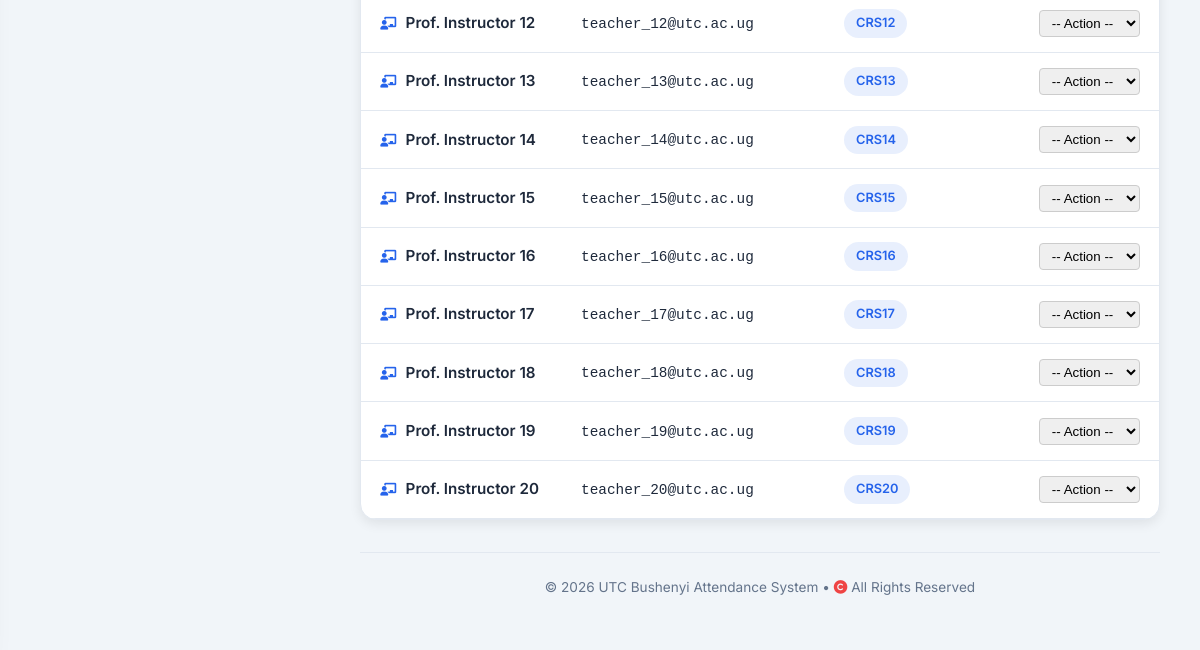
Page /user-admin/manage-teachers/ (signed in, lower part) on the earlier database version.
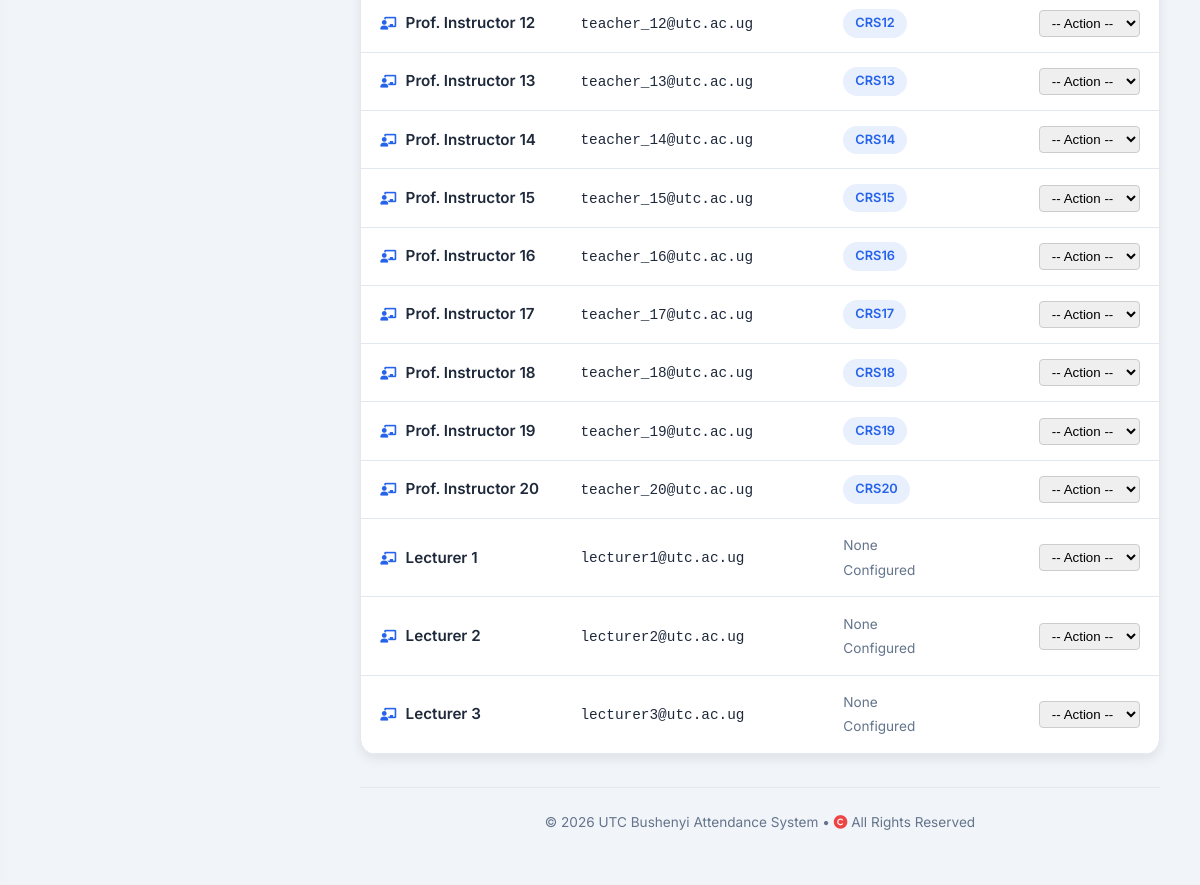
Same page on the later database version.
### attendance/models.py (models this page shows, shortened)
class TeacherProfile(models.Model):
    user = models.OneToOneField(User, on_delete=models.CASCADE, related_name='teacher_profile')
    name = models.CharField(max_length=255)
    courses = models.ManyToManyField('Course', blank=True, related_name='teachers')

class User(AbstractUser):
    IS_ADMIN = 'ADMIN'
    IS_TEACHER = 'TEACHER'
    IS_STUDENT = 'STUDENT'
    IS_WARDEN = 'WARDEN'
    IS_LIBRARIAN = 'LIBRARIAN'
    IS_ACCOUNTANT = 'ACCOUNTANT'
    IS_REGISTRAR = 'REGISTRAR'
    IS_PARENT = 'PARENT'
    ROLE_CHOICES = [
        (IS_ADMIN, 'Admin'),
        (IS_TEACHER, 'Teacher/Lecturer'),
        (IS_STUDENT, 'Student'),
        (IS_WARDEN, 'Warden'),
        (IS_LIBRARIAN, 'Librarian'),
        (IS_ACCOUNTANT, 'Accountant'),
        (IS_REGISTRAR, 'Academic Registrar'),
        (IS_PARENT, 'Parent'),
    ]
    role = models.CharField(max_length=15, choices=ROLE_CHOICES, default=IS_STUDENT)

class Course(models.Model):
    code = models.CharField(max_length=20, primary_key=True)
    name = models.CharField(max_length=255)
    department = models.ForeignKey(Department, on_delete=models.SET_NULL, null=True, blank=True, related_name='courses')

### attendance/views_admin.py (the view, shortened to what this page needs)
# urls.py: path('user-admin/manage-teachers/', views_admin.manage_teachers, name='manage_teachers'),
@login_required
@transaction.atomic
def manage_teachers(request):
    if request.user.role != User.IS_ADMIN:
        return HttpResponse("Unauthorized", status=403)
    teachers = TeacherProfile.objects.select_related('user').prefetch_related('courses').all()
    all_courses = Course.objects.all()
    return render(request, 'attendance/manage_teachers.html', {
        'teachers': teachers,
        'all_courses': all_courses,
        'active_courses_list': all_courses
    })

### attendance/context_processors.py (called while the page is built)
def institution_info(request):
    return {'institution': Institution.objects.first()}

### templates/attendance/manage_teachers.html (shortened to what this page needs)
{% extends 'attendance/base.html' %}
{% block content %}
<div class="card" style="padding: 0; overflow: hidden;">
    <table class="table">
        <tbody id="teacherTableBody">
            {% for teacher in teachers %}
            <tr class="teacher-row">
                <td>
                    <a href="{% url 'attendance:teacher_detail' teacher.pk %}" class="teacher-link" title="View details for {{ teacher.name }}">
                        <i class="fas fa-chalkboard-teacher" style="font-size:0.8rem; margin-right:0.35rem; color:#2563eb;"></i>
                        {{ teacher.name }}
                    </a>
                </td>
                <td><code style="font-size:0.9rem;">{{ teacher.user.email }}</code></td>
                <td>
                    {% for course in teacher.courses.all %}
                        <span class="table-badge">{{ course.code }}</span>
                    {% empty %}
                        <span style="color: var(--text-muted); font-size: 0.85rem;">None Configured</span>
                    {% endfor %}
                </td>
                <td style="text-align: right;">
                    <select onchange="handleAction(this, '{% url 'attendance:edit_teacher' teacher.pk %}', '{% url 'attendance:delete_teacher' teacher.pk %}')" style="padding: 4px 8px; border-radius: 4px; border: 1px solid #ccc; cursor: pointer;">
                        <option value="">-- Action --</option>
                    </select>
                </td>
            </tr>
            {% endfor %}
        </tbody>
    </table>
</div>
{% endblock %}

Differences in the rows shown:
added TeacherProfile: name "Lecturer 1", user.email "lecturer1@utc.ac.ug"
added TeacherProfile: name "Lecturer 2", user.email "lecturer2@utc.ac.ug"
added TeacherProfile: name "Lecturer 3", user.email "lecturer3@utc.ac.ug"
